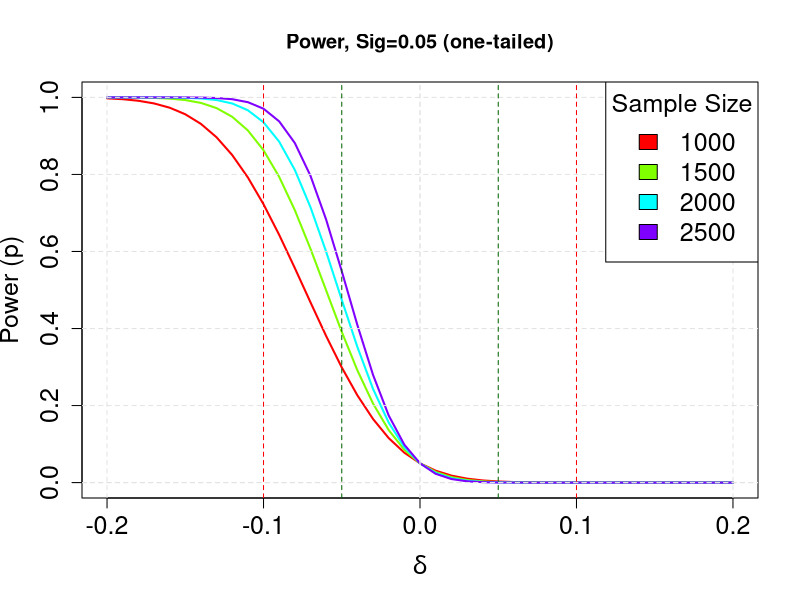

The R source for this figure:
# Plot sample size curves for detecting correlations of
# various sizes.
# http://www.statmethods.net/stats/power.html
library(pwr)

# range of correlations
#r <- seq(0.1,1.0,0.1)
r <- seq(-0.2,0.2,0.01)
nr <- length(r)

# power values
n <- seq(1000,2500,500)
np <- length(n)

# obtain sample sizes
samsize <- array(numeric(nr*np), dim=c(nr,np))
for (i in 1:np){
  for (j in 1:nr){
    result <- pwr.t.test(n = n[i], d = r[j],
                         sig.level = .05, power = NULL,
                         alternative = "less",type="two")
    samsize[j,i] <- round(result$power,4)
  }
}
# http://astrostatistics.psu.edu/su07/R/html/grDevices/html/plotmath.html
# set up graph
xrange <- range(r)
yrange <- range(samsize)
colors <- rainbow(length(n))
setwd("C:/Users/zo95yup/Documents/GitHub/StatII_Soziologie_Jena/Indukt_Stat/Talk3")
pdf("powerPisa.pdf")
plot(xrange, yrange, type="n",
     xlab=expression(delta),
     ylab="Power (p)" ,cex.lab=1.5,cex.axis=1.5,cex.main=1.5)

# add power curves
for (i in 1:np){
  lines(r, samsize[,i], type="l", lwd=2, col=colors[i])
}
# "bottomright", "bottom", "bottomleft", "left", "topleft", "top", "topright", "right" and "center"
# add annotation (grid lines, title, legend)
abline(v=0, h=seq(0,yrange[2],0.2), lty=2, col="grey89")
abline(h=0, v=seq(xrange[1],xrange[2],.2), lty=2,
       col="grey89")
abline(v=-0.1, col="red", lty=2)
abline(v=0.1, col="red", lty=2)
abline(v=-0.05, col="darkgreen", lty=2)
abline(v=0.05, col="darkgreen", lty=2)
title("Power, Sig=0.05 (one-tailed)",cex=1.5)
legend("topright", title="Sample Size", as.character(n),
       fill=colors,cex=1.5)
dev.off()

# pwr.t.test(n = 20, d = 10,
#            sig.level = .05, power = NULL,
#            alternative = "two.sided",type="one.sample")
# 
# pwr.t.test(d=d,n=40,sig.level=0.05,type="paired",alternative="two.sided")
